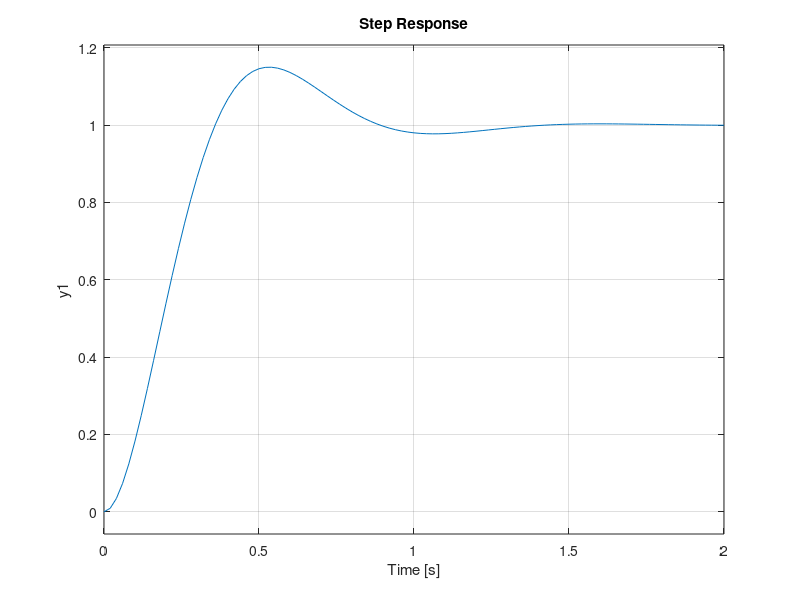
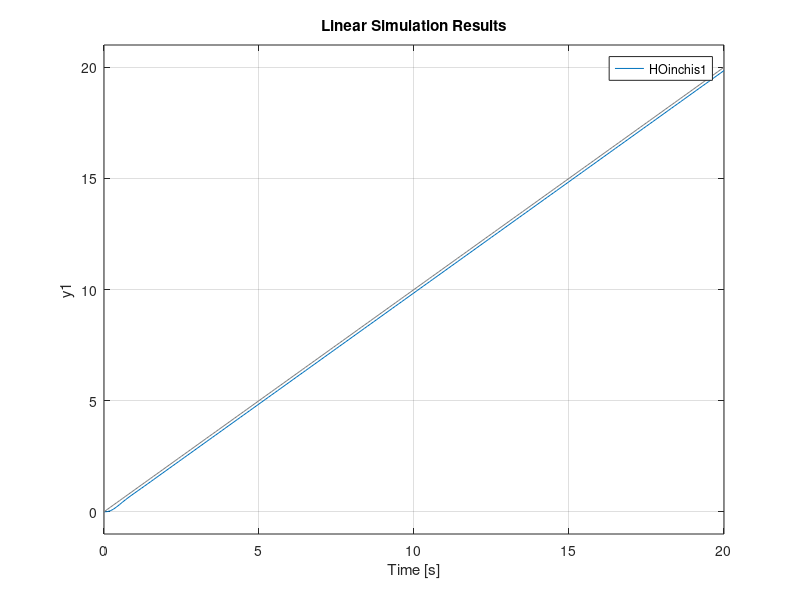
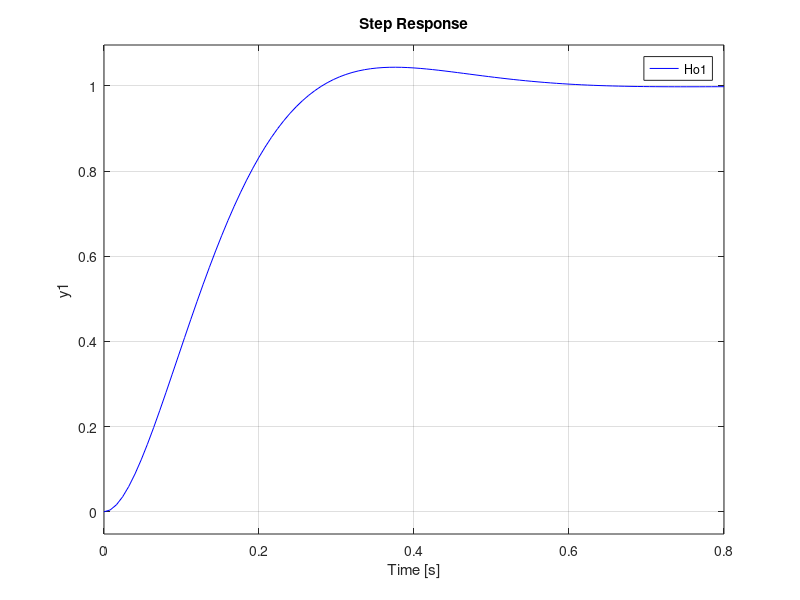
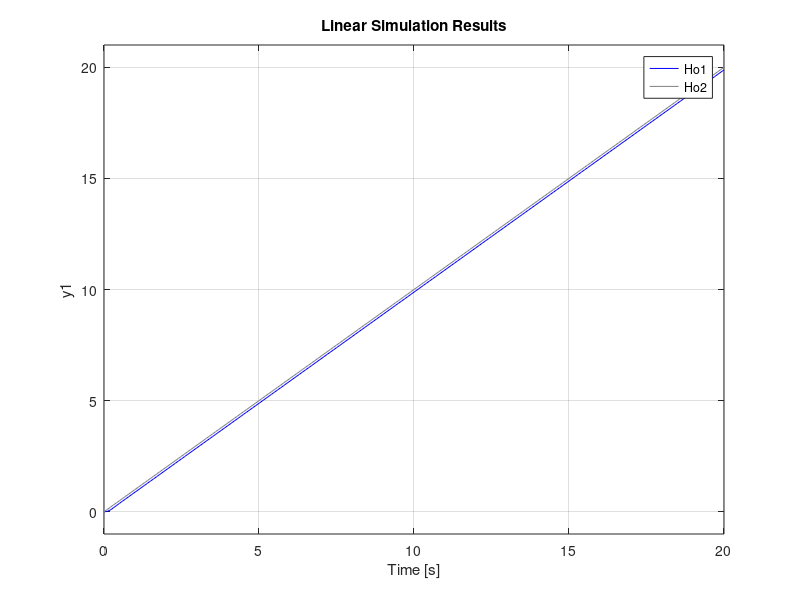

These charts were generated, in order, by the following MATLAB code: (Note: this script raises an error after producing the figures.)
close all
clc
clear
n=5.01;
% A7
% amplificator de putere
Kap=20+0.25*n;
Tap=1e-2;
% motorul de antrenare
K1=(0.25+Tap*n);
K2=5+0.1*n;
Tm1=0.05+2*1e-3*n;
Tm2=0.5+Tap*n;
% tahogeneratorul de masurat
Ktomega=0.1;
Ttomega=1e-2;
% transportoirul melcat
Tq1=5;
Ktm=0.12+Tap*n;
Tb=60;
% transportorul cu cupe
K=0.9;
T=10;
Omegatc=1;
tm=60/Omegatc;
% doza gravimetrica
Kg= 0.16;
Tg=2;
% ventilul pneumatic
Kpg= Tap;
KceKu=0.025;
Tv=4;
% cuptorul
Kc=200+2*n;
Kphit=0.8;
Kphiz=0.3;
Tphiz=120;
Tc=600+5*n;
Tauc=0.15*Tc;
Tphit=(100+2*n);
TauT=0.05*T;
% traductorul de temperatura
Kphim=0.16;
Tphim=4;
Kphic=0.1;
Tphic=16;
Tm=Tm2+Ttomega;
Km=K2*Ktomega;
%% 1. Calculul regulatorului cu metoda repartitiei pol-zero( Guilleman Truxel) necorectat
close all;
estp=0;
sigma=0.15;
tr=1.2;
wb=12;
estv=0.15;
cv=1/estv;
tita=abs(log(sigma))/sqrt(log(sigma)^2+pi^2);
wn=2*tita*cv;
wb=wn*sqrt(1-2*tita^2+sqrt(2-4*tita^2+4*tita^4));
tr=4/(tita*wn);

Hf=tf(Kap*K1*Km,conv(conv([Tap 1],[Tm1 1]),[Tm 1]));
Ho2=tf(wn*wn,[1 2*tita*wn wn*wn]);
Hd=tf(wn*wn,[1 2*tita*wn 0]);
HR1=tf(wn/(2*tita),[1/(2*tita*wn) 1 0]);
HR1=minreal(HR1/Hf); %primul HR1
HOinchis1=minreal(feedback(Hd,1));
figure
step(HOinchis1)
figure
lsim(HOinchis1,0:0.1:20,0:0.1:20)

%tita si wn nou
titap=0.7051;
wnp=11.811;

HR11=tf(wnp/(2*titap),[1/(2*titap*wnp) 1 0]);
HR11= HR11/Hf; %HR1'
Ho21=tf(wnp*wnp,[1 2*titap*wnp wnp*wnp]);
Hd11=tf(wnp*wnp,[1 2*titap*wnp 0]);
HOinchis2=minreal(feedback(Hd11,1));

Hf11=tf(conv([Tm1 1],[Tm+Tap 1]),Kap*K1*Km);
HR12=tf(wnp/(2*titap),[1/(2*titap*wnp) 1 0]);
HR12=HR12*Hf11; %HR1"
Ho22=tf(wnp*wnp,[1 2*titap*wnp wnp*wnp]);
HOinchis3=minreal(feedback(Hd11,1));


figure
step(HOinchis1,'r')
hold on
step(HOinchis2,'g')
step(HOinchis3,'b')
legend("Ho1","Ho2","Ho3")
figure
lsim(HOinchis1,0:0.1:20,0:0.1:20,'r')
hold on
lsim(HOinchis2,0:0.1:20,0:0.1:20,'g')
lsim(HOinchis3,0:0.1:20,0:0.1:20,'b')

legend("Ho1","Ho2","Ho3")
%% 1.3 Calculul regulatorului cu metoda repartitiei pol-zero( Guilleman Truxel) corectat
close all;
estp=0;
sigma=0.05;
tr=1;
wb=12;
estv=0.05;
cv=1/estv;
tita=abs(log(sigma))/sqrt(log(sigma)^2+pi^2);
wn=2*tita*cv;
wb=wn*sqrt(1-2*tita^2+sqrt(2-4*tita^2+4*tita^4));
tr=4/(tita*wn);
tita2=0.6901;
wn2=wb/(sqrt(1-2*tita2^2+sqrt(2-4*tita2^2+4*tita2^4)));

Hf=tf(Kap*K1*Km,conv(conv([Tap 1],[Tm1 1]),[Tm 1]));
Ho2=tf(wn*wn,[1 2*tita*wn wn*wn]);

pc=4.923;
zc=4.91;

Hoc=minreal(tf([wn*wn*pc wn*wn*zc*pc],conv([1 2*tita*wn wn^2],[zc zc*pc])));
% figure
% step(Hoc)

HR2=zpk(minreal(Hoc/(1-Hoc)*(1/Hf)));
HR21=tf(0.02456*0.0262*conv([1 100 ],conv([1 16.66],conv([1 4.91],[1 1.785]))),[1 4.862 0]);
HR22=tf(9.3989*conv([0.5702 1],[0.2637 1]),[1 4.862 0]);
HR23=tf(0.2456*1.4132*conv([1 1.754],[1 3.792]),[1/4.862 0]);

Hd11=Hf*HR21;
Hd12=Hf*HR22;
Hd13=Hf*HR23;
Ho21=minreal(feedback(Hd11,1));
Ho22=minreal(feedback(Hd12,1));
Ho23=minreal(feedback(Hd13,1));

figure
step(Hoc,Ho21,Ho22,Ho23)
legend("Ho2","Ho21","Ho22","Ho23")
figure
lsim(Hoc,Ho21,Ho22,Ho23,0:0.1:20,0:0.1:20)
legend("Ho2","Ho21","Ho22","Ho23")


%%  Metode frecventiale
%P
close all
Tf=Tap +Tm1;
Kf=Kap*K1;
T=Tm/Km;
Hf=tf(Kf,[Tf*T T 0]);
bode(Hf)
sigma=0.05;
wf=1/Tf;
wt=5.81;

tita=abs(log(sigma))/sqrt(log(sigma)^2+pi^2);
A=1/(4*tita^2);
A=db(A);
F=-10.2;
FN=abs(F)-abs(A);
kp=db2mag(FN);
wn=2*tita*wt;
tr=4/(tita*wn);
Hfo=minreal(feedback(Hf*kp,1))
step(Hfo)

figure
lsim(Hfo,0:0.1:20,0:0.1:20)

%bode(Hf*kp)

%%
%PI
close all
Tf=Tap+Tm1;
Kf=Kap*K1;
T=Tm/Km;
Hf=tf(Kf,[Tf*T T 0]);
bode(Hf)
sigma=0.075;
wf=1/Tf;
wt=6.03;
cv1=db2mag(16);
cv2=db2mag(10);

tita=abs(log(sigma))/sqrt(log(sigma)^2+pi^2);
A=1/(4*tita^2);
A=db(A);
F=-10.2;
FN=abs(F)-abs(A);
kpi=db2mag(FN)*cv2/cv1;
wn=2*tita*wt;
tr=4/(tita*wn);

wz=0.1*wt;
wp=(cv1*wz)/10;
Tz=1/wz;
Tp=1/wp;
Hd=tf(kp*kpi*[Tz 1],[Tp 1]);
Hfo=minreal(feedback(Hf*Hd,1));

figure
step(Hfo)
figure
lsim(Hfo,0:0.1:20,0:0.1:20)

%%
%PD
close all
Tf=Tap +Tm1;
Kf=Kap*K1;
T=Tm/Km;
Hf=tf(Kf,[Tf*T T 0]);
bode(Hf)
sigma=0.01;
wf=1/Tf;
wt1=5.8;
tita=abs(log(sigma))/sqrt(log(sigma)^2+pi^2);
tr=2/(tita^2*wt1);
wt2=wt1*tr/0.3;

A=1/(4*tita^2);
A=db(A);
F=-10.2;
FN=abs(F)-abs(A);
kpd=db2mag(FN*wt2/wt1);
wn=2*tita*wt1;
Td=0.07;
TN=Tf*0.3/tr;
Hd=tf(kpd*kp*[Td 1],[TN 1]);
Hfo=minreal(feedback(Hf*Hd,1));

figure
step(Hfo)
figure
lsim(Hfo,0:0.1:20,0:0.1:20)

%%
%PD (PID)
close all
Tf=Tap +Tm1;
Kf=Kap*K1;
T=Tm/Km;
Hf=tf(Kf,[Tf*T T 0]);
wf=1/Tf;
wt1=5.8;
tita=0.63615;
tr=0.5;
wt2=wt1*tr/0.3;

A=1/(4*tita^2);
A=db(A);
F=-10.2;
FN=abs(F)-abs(A);
kpd=db2mag(FN*wt2/wt1);
Td=0.07;
TN=Tf*0.3/tr;
Hpd=tf(kpd*[Td 1],[TN 1]);

bode(Hpd)

%%
%PID
close all
Tf=Tap+Tm1;
Kf=Kap*K1;
T=Tm/Km;
Hf=tf(Kf,[Tf*T T 0]);
bode(Hf)
sigma=0.075;
tita=abs(log(sigma))/sqrt(log(sigma)^2+pi^2);
A=1/(4*tita^2);
tr=0.5;
wt1=5.8;
wt2=wt1*tr/0.3;
cv=14.6;
cvi=12;
wz=0.1*wt2;
wp=cv/cvi*wz;
A=db(A);
F=-10.2;
FN=abs(F)-abs(A);
kpd=db2mag(FN*wt2/wt1);
Tz=1/wz;
Tp=1/wp;
tauD=Tf;
TN=tauD*wt2/wt1;
kpi=cv/cvi;
HPID=tf(kpi*[Tz 1],[Tp 1]);

% HPID=tf(kpd*kpi*conv([tauD 1],[Tz 1]),conv([TN 1],[Tp 1]));
 Hfo=minreal(feedback(Hf*HPID*Hpd,1));

figure
step(Hfo)
figure
lsim(Hfo,0:0.1:20,0:0.1:20)

%% Metode frecventiale faza impusa
%PI
close all
Hf=tf(KceKu*Kc*Kphim,conv([Tv*Tc Tv+Tc 1],[Tphic 1]),'iodelay',Tauc);
bode(Hf)
wprim=0.00606;
phase=-180+15+50;
hf=db2mag(-13.4);
Kpi=1/hf;
taui=4/wprim;
HPI=tf(Kpi*[taui 1],[taui 0])
Hd=Hf*HPI

figure
bode(Hd)
%%
%PD
close all
Hf=tf(KceKu*Kc*Kphim,conv([Tv*Tc Tv+Tc 1],[Tphic 1]),'iodelay',Tauc);
bode(Hf)
w0=0.0148;
beta=0.12;
hf=db2mag(21.1);
Kpd=sqrt(beta)/hf;
tauD=1/w0*1/sqrt(beta);
tauN=beta*tauD;
HPD=tf(Kpd*[tauD 1],[tauN 1]);
Hd=Hf*HPD;
figure
bode(Hd)
%%
%PID
close all
Hf=tf(KceKu*Kc*Kphim,conv([Tv*Tc Tv+Tc 1],[Tphic 1]),'iodelay',Tauc);
bode(Hf)
beta=0.12;
hf1=db2mag(-13.4);
hf2=db2mag(21.1);
Kpid=0.228/hf2;
w0=0.0148;
T0=2*pi/w0;
tauI=1.2*T0;
tauD=0.5*T0;
HPID=tf(Kpid*conv([tauD 1],[tauI 1]),conv([beta*tauD 1],tauI));
Hd=Hf*HPID;
figure
bode(Hd)
